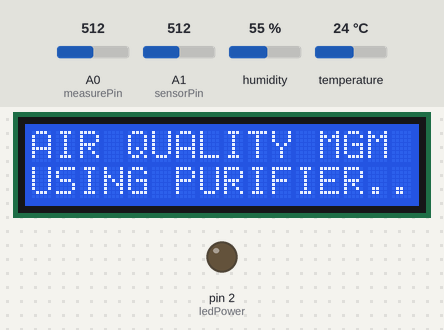
The sketch below on a simulated Arduino Uno, built with avr-gcc and run on an emulated ATmega328P. Shown: 16×2 character LCD, output pins drawn as LEDs (lit = HIGH). The test bench sets the inputs (shaded band); at power-on: temperature 24 °C, A1 (sensorPin) = 512, humidity 55 %, A0 (measurePin) = 512. What the sketch prints to the serial monitor is not drawn.

Above: at 0.1 s.
4.3 s: temperature set to 12 °C
At 18.0 s:
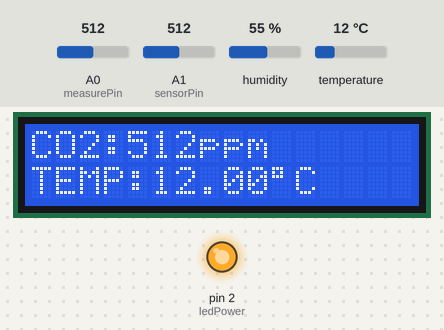
18.3 s: A1 (sensorPin) set to 490
At 27.6 s:
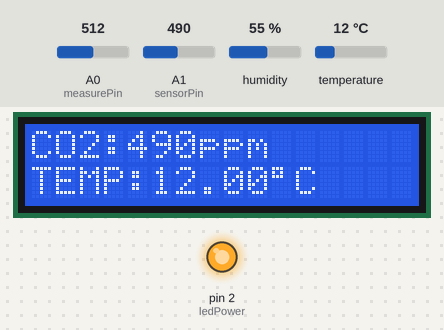
29.8 s: humidity set to 22 %
At 38.0 s:
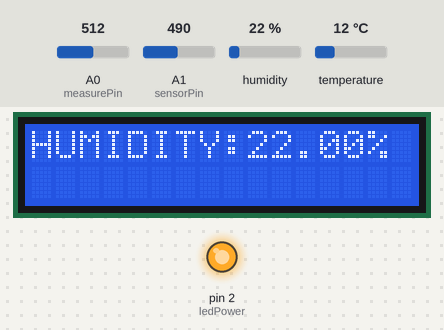
40.9 s: A1 (sensorPin) set to 510
At 45.1 s:
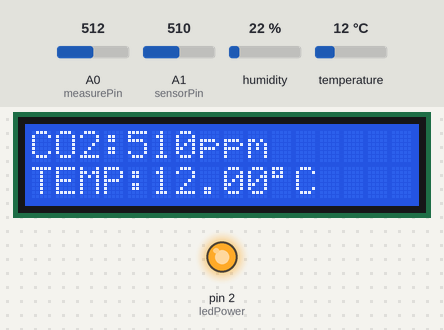
48.0 s: humidity set to 40 %
At 56.6 s:
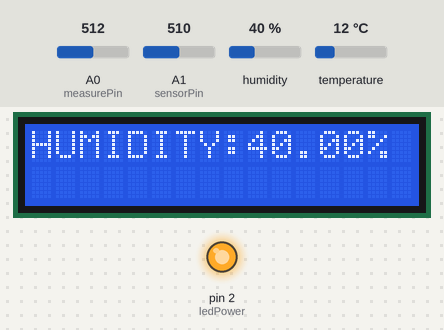
59.1 s: A1 (sensorPin) set to 306
At 63.7 s:
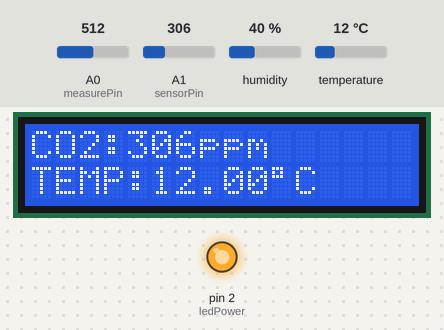
Timing chart, 0 to 65.2 s (numbered marks = the images above; inputs shaded):
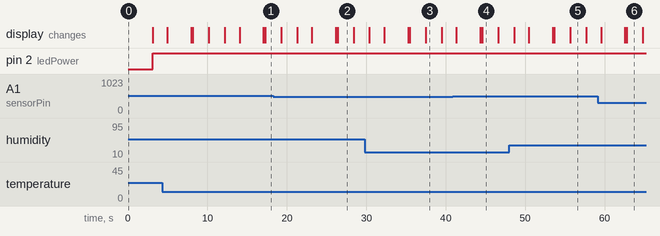

The sketch:

Node_2_with_aqi.ino
```cpp
#include <LiquidCrystal_I2C.h>
LiquidCrystal_I2C lcd(0x27, 16, 2);

/////////////////////////////////////////////
#include "DHT.h"
#define DHTPIN 12
#define DHTTYPE DHT22
DHT dht(DHTPIN, DHTTYPE);
//////////////////////////////////////////////////

int sensorPin = A1;
int sensorData;

///////////////////////////////////////////////////
int measurePin = A0;
int ledPower = 2;

unsigned int samplingTime = 280;
unsigned int deltaTime = 40;
unsigned int sleepTime = 9680;

long voMeasured = 0;
float calcVoltage = 0;
float dustDensity = 0;

// Function to calculate Dust AQI based on dust concentration (μg/m³)
float calculateDustAQI(float dust_ugm3) {
  if (dust_ugm3 <= 12.0)
    return ((50.0 - 0.0) / (12.0 - 0.0)) * (dust_ugm3 - 0.0) + 0.0;
  else if (dust_ugm3 <= 35.4)
    return ((100.0 - 51.0) / (35.4 - 12.1)) * (dust_ugm3 - 12.1) + 51.0;
  else if (dust_ugm3 <= 55.4)
    return ((150.0 - 101.0) / (55.4 - 35.5)) * (dust_ugm3 - 35.5) + 101.0;
  else if (dust_ugm3 <= 150.4)
    return ((200.0 - 151.0) / (150.4 - 55.5)) * (dust_ugm3 - 55.5) + 151.0;
  else if (dust_ugm3 <= 250.4)
    return ((300.0 - 201.0) / (250.4 - 150.5)) * (dust_ugm3 - 150.5) + 201.0;
  else if (dust_ugm3 <= 500.4)
    return ((500.0 - 301.0) / (500.4 - 250.5)) * (dust_ugm3 - 250.5) + 301.0;
  else
    return 500.0; // If very high
}

// Function to determine the air pollution level based on AQI
const char* getPollutionLevel(float aqi) {
  if (aqi <= 50) return "Good";
  else if (aqi <= 100) return "Moderate";
  else if (aqi <= 150) return "Unhealthy for Sensitive Groups";
  else if (aqi <= 200) return "Unhealthy";
  else if (aqi <= 300) return "Very Unhealthy";
  else return "Hazardous";
}

void setup() {
  //////////////////////////////////////////////////
  Serial.begin(9600);
  pinMode(ledPower, OUTPUT);
  ///////////////////////////////////////////////////
  dht.begin();
  /////////////////////////////////////////////////////////
  pinMode(sensorPin, INPUT);
  //////////////////////////////////////////////////////
  lcd.begin(16, 2);
  lcd.backlight();
  Serial.println("Dust Concentration (mg/m³)");
  //////////////////////////////////////////////////////
  lcd.setCursor(0, 0);
  lcd.print("AIR QUALITY MGM ");
  lcd.setCursor(0, 1);
  lcd.print("USING PURIFIER..");
  delay(3000);
  lcd.clear();
  ////////////////////////////////////////////////////////
}

void loop() {
  ////////////////////////////////////////
  float h = dht.readHumidity();
  // Read temperature as Celsius (the default)
  float t = dht.readTemperature();
  //////////////////////////////////////////
  for (int i = 0; i < 30; i++) {
    digitalWrite(ledPower, LOW);
    delayMicroseconds(samplingTime);

    voMeasured += analogRead(measurePin);

    delayMicroseconds(deltaTime);
    digitalWrite(ledPower, HIGH);
    delayMicroseconds(sleepTime);
    delay(50);
  }
  voMeasured = voMeasured / 30;
  calcVoltage = voMeasured * (5.0 / 1024);
  dustDensity = 17 * calcVoltage - 0.1;

  if (dustDensity < 0) {
    dustDensity = 0.00;
  }

  // Calculate the AQI for dust (convert to μg/m³)
  float dust_ug = dustDensity * 1000.0;
  float aqi = calculateDustAQI(dust_ug);

  // Determine the air pollution level
  const char* pollutionLevel = getPollutionLevel(aqi);

  // Output Dust AQI, pollution level, dust density, and humidity to LCD and Serial Monitor
  Serial.print("Dust AQI: ");
  Serial.print(aqi);
  Serial.print(" - ");
  Serial.println(pollutionLevel);
  Serial.print("Dust Density (mg/m³): ");
  Serial.println(dustDensity);
  Serial.print("Humidity: ");
  Serial.println(h);

  lcd.setCursor(0, 0);
  lcd.print("AQI:");
  lcd.print(aqi);
  lcd.print("   ");

  lcd.setCursor(0, 1);
  lcd.print(pollutionLevel);
  lcd.print("  ");

  delay(3000);

  lcd.clear();
  delay(200);

  lcd.setCursor(0, 0);
  lcd.print("CO2:");
  sensorData = analogRead(sensorPin);
  lcd.print(sensorData, DEC);
  lcd.print("ppm     ");

  lcd.setCursor(0, 1);
  lcd.print("TEMP:");
  lcd.print(t);
  lcd.print(char(223));
  lcd.print('C');
  delay(2000);
  lcd.clear();

  lcd.setCursor(0, 0);
  lcd.print("HUMIDITY:");
  lcd.print(h);
  lcd.print("%   ");
  delay(2000);
  lcd.clear();
}
```

Measured:
- what the display in image 2 shows lasts 2.0 s, from 26.4 s to 28.4 s
